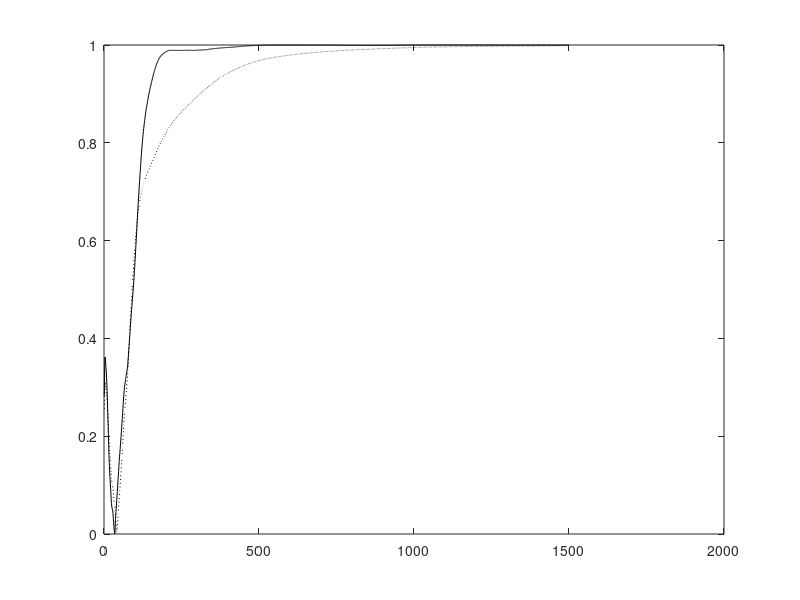

Write the MATLAB code that produced this figure. (Note: this script raises an error after producing the figure.)
% This code is written to support the experiments in the book titled:
% Adaptive Machine Learning Algorithms with Python
% by
% Chanchal Chatterjee
% December 2021
% AL1 - Comparison of Adaptive EVD Homogeneous, Deflated, Weighted

function evdTest;

clear all; close all; 

% Number of samples N and dimension D
nSamples = 500;
nDim = 10;
nEA = 4;
nEpochs = 3;
randn('state',0);

% Generate the covX random matrices
covX = 3*...
[ 0.4270   0.0110  -0.0050  -0.0250   0.0890  -0.0790  -0.0190   0.0740   0.0890   0.0050 ; ...
  0.0110   5.6900  -0.0690  -0.2820  -0.7310   0.0900  -0.1240   0.1000   0.4320  -0.1030 ; ...
 -0.0050  -0.0690   0.0800   0.0980   0.0450  -0.0410   0.0230   0.0220  -0.0350   0.0120 ; ...
 -0.0250  -0.2820   0.0980   2.8000  -0.1070   0.1500  -0.1930   0.0950  -0.2260   0.0460 ; ...
  0.0890  -0.7310   0.0450  -0.1070   3.4400   0.2530   0.2510   0.3160   0.0390  -0.0100 ; ...
 -0.0790   0.0900  -0.0410   0.1500   0.2530   2.2700  -0.1800   0.2950  -0.0390  -0.1130 ; ...
 -0.0190  -0.1240   0.0230  -0.1930   0.2510  -0.1800   0.3270   0.0270   0.0260  -0.0160 ; ...
  0.0740   0.1000   0.0220   0.0950   0.3160   0.2950   0.0270   0.7270  -0.0960  -0.0170 ; ...
  0.0890   0.4320  -0.0350  -0.2260   0.0390  -0.0390   0.0260  -0.0960   0.7150  -0.0090 ; ...
  0.0050  -0.1030   0.0120   0.0460  -0.0100  -0.1130  -0.0160  -0.0170  -0.0090   0.0650 ];
    
% Compute data
[V1,D1] = eig(covX);
[d,in] = sort(diag(D1));
V = zeros(nDim,nDim);
D = zeros(nDim,nDim);
for i = 1 : nDim
   V(:,i) = V1(:,in(nDim+1-i));
   D(i,i) = D1(in(nDim+1-i),in(nDim+1-i));
end
x(1:nDim,1:nSamples) = V*sqrt(D)*randn(nDim,nSamples);

% Compute Corrl matrix and eigen vectors
corX = zeros(nDim,nDim);
for i = 1 : nSamples
   corX = corX + x(:,i)*x(:,i)'/nSamples;
end
[V1,D1] = eig(corX);
[d,in] = sort(diag(D1));
V = zeros(nDim,nDim);
D = zeros(nDim,nDim);
for i = 1 : nDim
   V(:,i) = V1(:,in(nDim+1-i));
   D(i,i) = D1(in(nDim+1-i),in(nDim+1-i));
end
%corX
V(:,1:nEA)
diag(D)'

% Adaptive algorithm
A = zeros(nDim,nDim);
W1 = 0.1 * ones(nDim,nEA);
W2 = W1;
W3 = W1;
C  = diag(2.3-0.3*[1:nEA])
I  = eye(nEA,nEA);
mu = 1;
for epoch = 1 : nEpochs
   for iter = 1 : nSamples
      cnt = nSamples*(epoch-1) + iter;
      
      A = A + (1.0/cnt)*((x(:,iter) * x(:,iter)') - A);
      etat1 = 1.0/(125 + cnt);
      etat2 = 1.0/(400 + cnt);
      
      % Homogeneous Gradient Descent
      W1 = W1 + etat1*(A*W1 - W1*(W1'*A*W1) - mu*W1*(W1'*W1-I));
      
      % Deflated Gradient Descent
      W2 = W2 + etat1*(A*W2 - W2*triu(W2'*A*W2) - mu*W2*triu(W2'*W2-I));
      
      % Weighted Gradient Descent
      W3 = W3 + etat2*(A*W3*C - W3*C*(W3'*A*W3) - mu*W3*C*(W3'*W3-I));
      
      for i = 1 : nEA      
      	u1 = W1(:,i)/norm(W1(:,i));
      	u2 = W2(:,i)/norm(W2(:,i));
      	u3 = W3(:,i)/norm(W3(:,i));
      	cos_t1(i,cnt) = abs(u1'*V(:,i));
        cos_t2(i,cnt) = abs(u2'*V(:,i));
        cos_t3(i,cnt) = abs(u3'*V(:,i));
      end
      ind(cnt) = cnt;
   end
end

W1byNorm = W1*sqrt(inv(diag(diag(W1'*W1))))
V1to4 = V(:,1:nEA)
W2byNorm = W2*sqrt(inv(diag(diag(W2'*W2))))
V1to4 = V(:,1:nEA)
W3byNorm = W3*sqrt(inv(diag(diag(W3'*W3))))
V1to4 = V(:,1:nEA)

W1W1 = (W1'*W1)
W2W2 = (W2'*W2)
W3W3 = (W3'*W3)

EstL1 = (diag(W1'*A*W1) ./ diag(W1'*W1))'
EstL2 = (diag(W2'*A*W2) ./ diag(W2'*W2))'
EstL3 = (diag(W3'*A*W3) ./ diag(W3'*W3))'
ActL  = diag(D(:,1:nEA))'

% ALL PLOTS

if (1)
   
% Plot the convergence results
figure(1);
plot(ind,cos_t2(1,:),'k-'); hold on;
plot(ind,cos_t3(1,:),'k:'); hold on;
legend('Deflated','Weighted',0);
xlabel('Number of Samples');
ylabel('Direction Cosine - Component 1');
hold off;

% Plot the convergence results
figure(2);
plot(ind,cos_t2(2,:),'k-'); hold on;
plot(ind,cos_t3(2,:),'k:'); hold on;
legend('Deflated','Weighted',0);
xlabel('Number of Samples');
ylabel('Direction Cosine - Component 2');
hold off;

% Plot the convergence results
figure(3);
plot(ind,cos_t2(3,:),'k-'); hold on;
plot(ind,cos_t3(3,:),'k:'); hold on;
legend('Deflated','Weighted',0);
xlabel('Number of Samples');
ylabel('Direction Cosine - Component 3');
hold off;

% Plot the convergence results
figure(4);
plot(ind,cos_t2(4,:),'k-'); hold on;
plot(ind,cos_t3(4,:),'k:'); hold on;
legend('Deflated','Weighted',0);
xlabel('Number of Samples');
ylabel('Direction Cosine - Component 4');
hold off;

else

% Plot the convergence results
figure(1);
plot(ind,cos_t1(1,:),'r:'); hold on;
plot(ind,cos_t2(1,:),'g-'); hold on;
plot(ind,cos_t3(1,:),'b--'); hold on;
legend('Symmetric','Deflated','Weighted',0);
xlabel('Number of Samples');
ylabel('Direction Cosine - Component 1');
hold off;

% Plot the convergence results
figure(2);
plot(ind,cos_t1(2,:),'r:'); hold on;
plot(ind,cos_t2(2,:),'g-'); hold on;
plot(ind,cos_t3(2,:),'b--'); hold on;
legend('Symmetric','Deflated','Weighted',0);
xlabel('Number of Samples');
ylabel('Direction Cosine - Component 2');
hold off;

% Plot the convergence results
figure(3);
plot(ind,cos_t1(3,:),'r:'); hold on;
plot(ind,cos_t2(3,:),'g-'); hold on;
plot(ind,cos_t3(3,:),'b--'); hold on;
legend('Symmetric','Deflated','Weighted',0);
xlabel('Number of Samples');
ylabel('Direction Cosine - Component 3');
hold off;

% Plot the convergence results
figure(4);
plot(ind,cos_t1(4,:),'r:'); hold on;
plot(ind,cos_t2(4,:),'g-'); hold on;
plot(ind,cos_t3(4,:),'b--'); hold on;
legend('Symmetric','Deflated','Weighted',0);
xlabel('Number of Samples');
ylabel('Direction Cosine - Component 4');
hold off;

end

%keyboard




  
